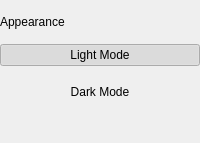
                            <widget class="QWidget" name="appearance_page">
                             <layout class="QVBoxLayout" name="verticalLayout_20">
                              <property name="spacing">
                               <number>0</number>
                              </property>
                              <property name="leftMargin">
                               <number>0</number>
                              </property>
                              <property name="topMargin">
                               <number>0</number>
                              </property>
                              <property name="rightMargin">
                               <number>0</number>
                              </property>
                              <property name="bottomMargin">
                               <number>0</number>
                              </property>
                              <item>
                               <widget class="QFrame" name="frame_5">
                                <property name="frameShape">
                                 <enum>QFrame::NoFrame</enum>
                                </property>
                                <property name="frameShadow">
                                 <enum>QFrame::Plain</enum>
                                </property>
                                <property name="lineWidth">
                                 <number>0</number>
                                </property>
                                <layout class="QVBoxLayout" name="verticalLayout_36">
                                 <property name="spacing">
                                  <number>0</number>
                                 </property>
                                 <property name="leftMargin">
                                  <number>0</number>
                                 </property>
                                 <property name="topMargin">
                                  <number>0</number>
                                 </property>
                                 <property name="rightMargin">
                                  <number>0</number>
                                 </property>
                                 <property name="bottomMargin">
                                  <number>0</number>
                                 </property>
                                 <item>
                                  <widget class="QFrame" name="frame_12">
                                   <property name="frameShape">
                                    <enum>QFrame::NoFrame</enum>
                                   </property>
                                   <property name="frameShadow">
                                    <enum>QFrame::Raised</enum>
                                   </property>
                                   <property name="lineWidth">
                                    <number>0</number>
                                   </property>
                                   <layout class="QHBoxLayout" name="horizontalLayout_32">
                                    <property name="spacing">
                                     <number>0</number>
                                    </property>
                                    <property name="leftMargin">
                                     <number>0</number>
                                    </property>
                                    <property name="topMargin">
                                     <number>0</number>
                                    </property>
                                    <property name="rightMargin">
                                     <number>0</number>
                                    </property>
                                    <property name="bottomMargin">
                                     <number>0</number>
                                    </property>
                                    <item>
                                     <widget class="QFrame" name="frame_11">
                                      <property name="frameShape">
                                       <enum>QFrame::NoFrame</enum>
                                      </property>
                                      <property name="frameShadow">
                                       <enum>QFrame::Raised</enum>
                                      </property>
                                      <property name="lineWidth">
                                       <number>0</number>
                                      </property>
                                      <layout class="QHBoxLayout" name="horizontalLayout_30">
                                       <property name="spacing">
                                        <number>0</number>
                                       </property>
                                       <property name="leftMargin">
                                        <number>0</number>
                                       </property>
                                       <property name="topMargin">
                                        <number>0</number>
                                       </property>
                                       <property name="rightMargin">
                                        <number>0</number>
                                       </property>
                                       <property name="bottomMargin">
                                        <number>0</number>
                                       </property>
                                      </layout>
                                     </widget>
                                    </item>
                                   </layout>
                                  </widget>
                                 </item>
                                 <item>
                                  <widget class="QFrame" name="frame_10">
                                   <property name="frameShape">
                                    <enum>QFrame::NoFrame</enum>
                                   </property>
                                   <property name="frameShadow">
                                    <enum>QFrame::Plain</enum>
                                   </property>
                                   <property name="lineWidth">
                                    <number>0</number>
                                   </property>
                                   <layout class="QVBoxLayout" name="verticalLayout_8">
                                    <property name="spacing">
                                     <number>15</number>
                                    </property>
                                    <property name="leftMargin">
                                     <number>0</number>
                                    </property>
                                    <property name="topMargin">
                                     <number>15</number>
                                    </property>
                                    <property name="rightMargin">
                                     <number>0</number>
                                    </property>
                                    <property name="bottomMargin">
                                     <number>0</number>
                                    </property>
                                    <item>
                                     <widget class="QLabel" name="label">
                                      <property name="styleSheet">
                                       <string notr="true">font: 26pt &quot;Segoe UI&quot;;</string>
                                      </property>
                                      <property name="text">
                                       <string>Appearance</string>
                                      </property>
                                     </widget>
                                    </item>
                                    <item>
                                     <widget class="QPushButton" name="light_mode_button">
                                      <property name="text">
                                       <string>Light Mode</string>
                                      </property>
                                      <property name="checkable">
                                       <bool>true</bool>
                                      </property>
                                      <property name="checked">
                                       <bool>true</bool>
                                      </property>
                                      <property name="autoExclusive">
                                       <bool>true</bool>
                                      </property>
                                      <property name="flat">
                                       <bool>true</bool>
                                      </property>
                                     </widget>
                                    </item>
                                    <item>
                                     <widget class="QPushButton" name="dark_mode_button">
                                      <property name="toolTip">
                                       <string>&lt;html&gt;&lt;head/&gt;&lt;body&gt;&lt;p&gt;Under Construction&lt;/p&gt;&lt;/body&gt;&lt;/html&gt;</string>
                                      </property>
                                      <property name="text">
                                       <string>Dark Mode</string>
                                      </property>
                                      <property name="checkable">
                                       <bool>true</bool>
                                      </property>
                                      <property name="autoExclusive">
                                       <bool>true</bool>
                                      </property>
                                      <property name="flat">
                                       <bool>true</bool>
                                      </property>
                                     </widget>
                                    </item>
                                    <item>
                                     <spacer name="verticalSpacer_3">
                                      <property name="orientation">
                                       <enum>Qt::Vertical</enum>
                                      </property>
                                      <property name="sizeHint" stdset="0">
                                       <size>
                                        <width>20</width>
                                        <height>40</height>
                                       </size>
                                      </property>
                                     </spacer>
                                    </item>
                                   </layout>
                                  </widget>
                                 </item>
                                </layout>
                               </widget>
                              </item>
                             </layout>
                            </widget>
